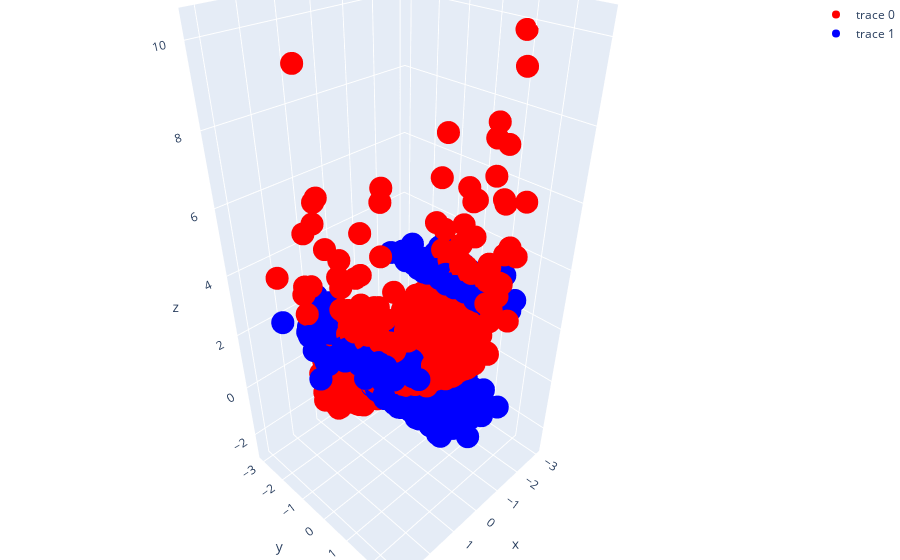

The code cell stored with this chart in its notebook:
### Code cell
# Predict and evaluate
predictions = tree.predict(x)

# Create a figure
fig = go.Figure()

# Add the first scatter plot
fig.add_trace(
    go.Scatter3d(x=x[:, 0], y=x[:, 1], z=y, mode="markers", marker=dict(color="red"))
)

# Add the predictions
fig.add_trace(
    go.Scatter3d(
        x=x[:, 0],
        y=x[:, 1],
        z=predictions,
        mode="markers",
        marker=dict(color="blue"),
    )
)

# Update the layout
fig.update_layout(margin=dict(l=0, r=0, b=0, t=0))

# Show the figure
fig.show()

### Figure 1 — Plotly figure (JSON) as saved in the notebook; plotly's stock layout.template omitted (floating-point values rounded to 4 significant figures; data arrays with more than 128 entries replaced by an {"elided": "..."} marker saying what was removed)
{"data": [{"marker": {"color": "red"}, "mode": "markers", "type": "scatter3d", "x": {"elided": "1000 float values"}, "y": {"elided": "1000 float values"}, "z": {"elided": "1000 float values"}}, {"marker": {"color": "blue"}, "mode": "markers", "type": "scatter3d", "x": {"elided": "1000 float values"}, "y": {"elided": "1000 float values"}, "z": {"elided": "1000 float values"}}], "layout": {"margin": {"b": 0, "l": 0, "r": 0, "t": 0}}}
